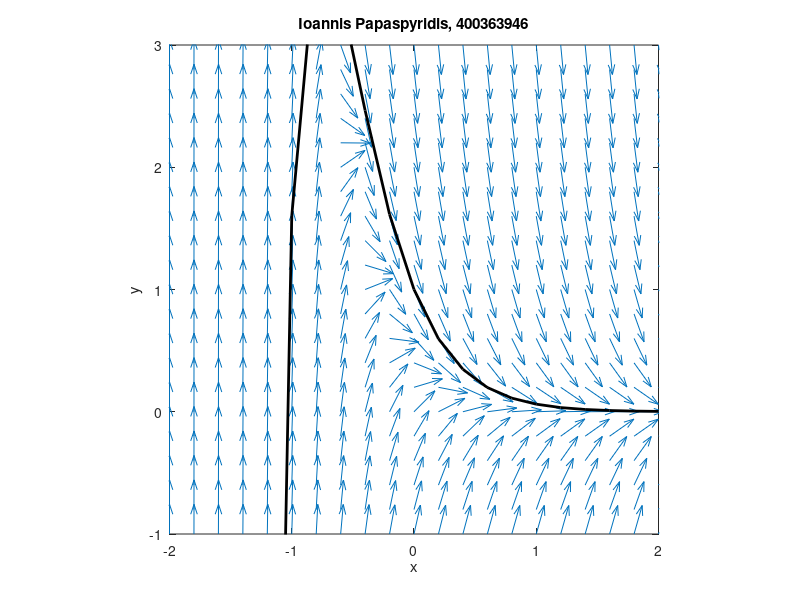

Source code (MATLAB):
h = 0.2;
X = 4;
N = round(X/h);
ex = zeros(1,N+1);
ex(1) = -2;

for n = 1:N
  ex(n+1) = ex(n) + h;
end
yExact = 10*exp(ex.*(-3.4))-9*exp(ex.*(-3.5));

[x, y] = meshgrid(-2:0.2:2,-1:0.2:3);

a = ones(size(x));
b = exp(-3.4.*x)-3.5.*y;

ascaled = a./sqrt(a.^2+b.^2);
bscaled = b./sqrt(a.^2+b.^2);


quiver(x,y,ascaled,bscaled);
axis equal;

hold on;

xlim([-2 2]);
ylim([-1 3]);
plot(ex',yExact','-k','LineWidth',2);

title('Ioannis Papaspyridis, 400363946');
xlabel('x');
ylabel('y');

hold off;